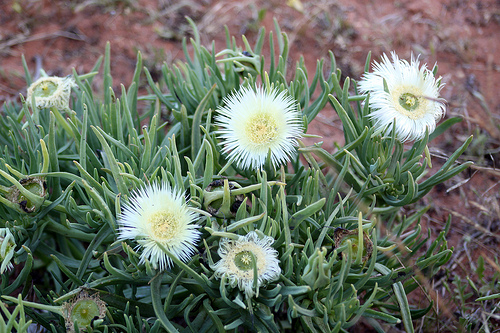
#> input picture flowers/daisy/10466290366_cc72e33532.jpg, 500 x 333 px; its folder holds only this picture in this run
$ python annotation_tool.py
#> lines starting #> are read from the running program, lines starting #| are printed output that depends on the picture; after the words box and inside, x2 and y2 are one past the last pixel; in counts of white or black regions, pixels touching at a corner belong together
#!/usr/bin/env python3
"""
FLOWER ANNOTATION TOOL
Tool vẽ bounding box cho từng bông hoa để train YOLO

Cách dùng:
    python annotation_tool.py

Controls:
    - Click + Drag: Vẽ bounding box
    - 1-5: Chọn loại hoa
    - Z: Undo
    - S: Save
    - N: Next image
    - P: Previous image
    - Q: Quit
"""

import cv2
import os
import json
from pathlib import Path

# ============================================
# CẤU HÌNH
# ============================================

FLOWERS = ['daisy', 'dandelion', 'rose', 'sunflower', 'tulip']
COLORS = [(255,255,255), (0,200,255), (147,20,255), (0,165,255), (180,105,255)]
FLOWERS_VI = ['Cúc', 'Bồ công anh', 'Hồng', 'Hướng dương', 'Tulip']

BASE_DIR = Path(__file__).parent
DATASET_DIR = BASE_DIR / "yolo_dataset"
IMAGES_DIR = DATASET_DIR / "images"
LABELS_DIR = DATASET_DIR / "labels"

# Global state
drawing = False
start_x, start_y = 0, 0
boxes = []  # List of (class_id, x1, y1, x2, y2)
current_class = 0
img_original = None
img_display = None


# [58 lines left out: functions mouse_callback, draw_all_boxes, save_annotation, not called in this run]


def create_dataset_structure():
    """Create YOLO dataset folders"""
    DATASET_DIR.mkdir(exist_ok=True)
    IMAGES_DIR.mkdir(exist_ok=True)
    LABELS_DIR.mkdir(exist_ok=True)

    # Create data.yaml
    yaml_content = f"""path: {DATASET_DIR.absolute()}
train: images
val: images

names:
  0: daisy
  1: dandelion
  2: rose
  3: sunflower
  4: tulip

nc: 5
"""
    with open(DATASET_DIR / "data.yaml", 'w') as f:
        f.write(yaml_content)

    print(f"Dataset directory: {DATASET_DIR}")


def get_all_images():
    """Get all images from flowers folder"""
    images = []
    flowers_dir = BASE_DIR / "flowers"

    for flower in FLOWERS:
        folder = flowers_dir / flower
        if folder.exists():
            for ext in ['*.jpg', '*.jpeg', '*.png']:
                images.extend(folder.glob(ext))

    return sorted(images)


def main():
    global boxes, current_class, img_original, img_display

    print("""
╔══════════════════════════════════════════════════════════╗
║           FLOWER ANNOTATION TOOL FOR YOLO                ║
╠══════════════════════════════════════════════════════════╣
║  Click + Drag : Vẽ bounding box                          ║
║  1-5          : Chọn loại hoa                            ║
║                 1=Cúc, 2=Bồ công anh, 3=Hồng             ║
║                 4=Hướng dương, 5=Tulip                   ║
║  Z            : Undo                                     ║
║  S            : Save                                     ║
║  N            : Next image                               ║
║  P            : Previous image                           ║
║  Q            : Quit                                     ║
╚══════════════════════════════════════════════════════════╝
""")

    create_dataset_structure()

    images = get_all_images()
    if not images:
        print("Không tìm thấy ảnh trong thư mục flowers/")
        return

    print(f"Tìm thấy {len(images)} ảnh")
    print(f"Mục tiêu: Annotate 200-300 ảnh để train YOLO\n")

    # Check existing annotations
    existing = len(list(LABELS_DIR.glob("*.txt")))
    print(f"Đã annotate: {existing} ảnh\n")

    idx = 0
    window_name = "Annotation Tool"
    cv2.namedWindow(window_name, cv2.WINDOW_NORMAL)
    cv2.setMouseCallback(window_name, mouse_callback)

    while True:
        img_path = images[idx]
        img_original = cv2.imread(str(img_path))
#> img_original is the input picture: shape (333, 500, 3); mean B, G, R 101.1, 114.5, 106.1

        if img_original is None:
            idx = (idx + 1) % len(images)
            continue

        # Resize if too large
        h, w = img_original.shape[:2]
#> h = 333; w = 500
        max_size = 800
        if max(h, w) > max_size:
            scale = max_size / max(h, w)
            img_original = cv2.resize(img_original, (int(w*scale), int(h*scale)))

        boxes = []
        img_display = img_original.copy()

        print(f"\n[{idx+1}/{len(images)}] {img_path.name}")
        print(f"  Class: {FLOWERS_VI[current_class]} (nhấn 1-5 để đổi)")

        while True:
            # Draw info
            display = img_display.copy()
            info = f"Class: {FLOWERS_VI[current_class]} | Boxes: {len(boxes)} | [{idx+1}/{len(images)}]"
            cv2.putText(display, info, (10, 25), cv2.FONT_HERSHEY_SIMPLEX, 0.6, (0,255,0), 2)
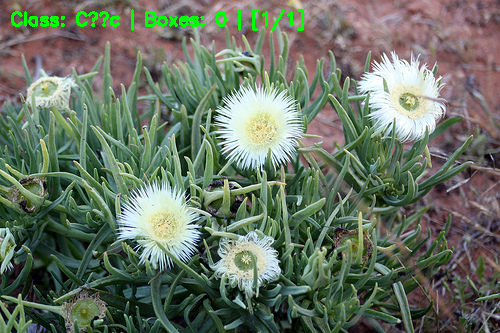
#> display: shape (333, 500, 3); 1.06% of pixels changed, all inside (x1, y1, x2, y2) = (11, 9, 304, 31)

            cv2.imshow(window_name, display)
            key = cv2.waitKey(1) & 0xFF
#> (key q is pressed here)

            # Number keys 1-5
            if ord('1') <= key <= ord('5'):
                current_class = key - ord('1')
                print(f"  Class → {FLOWERS_VI[current_class]}")

            # Z - Undo
            elif key == ord('z'):
                if boxes:
                    removed = boxes.pop()
                    print(f"  - Removed {FLOWERS_VI[removed[0]]}")
                    img_display = img_original.copy()
                    draw_all_boxes(img_display)

            # S - Save
            elif key == ord('s'):
                if save_annotation(img_path, img_original.shape):
                    existing = len(list(LABELS_DIR.glob("*.txt")))
                    print(f"  Total annotated: {existing}")

            # N - Next
            elif key == ord('n'):
                if boxes:
                    save_annotation(img_path, img_original.shape)
                idx = (idx + 1) % len(images)
                break

            # P - Previous
            elif key == ord('p'):
                idx = (idx - 1) % len(images)
                break

            # Q - Quit
            elif key == ord('q'):
                cv2.destroyAllWindows()
                existing = len(list(LABELS_DIR.glob("*.txt")))
                print(f"\n{'='*50}")
                print(f"Tổng số ảnh đã annotate: {existing}")
                print(f"Dataset: {DATASET_DIR}")
                if existing >= 100:
                    print(f"\nĐủ data! Chạy: python train_yolo.py")
                else:
                    print(f"\nCần annotate thêm {100-existing} ảnh nữa")
                return

    cv2.destroyAllWindows()


if __name__ == "__main__":
    main()
